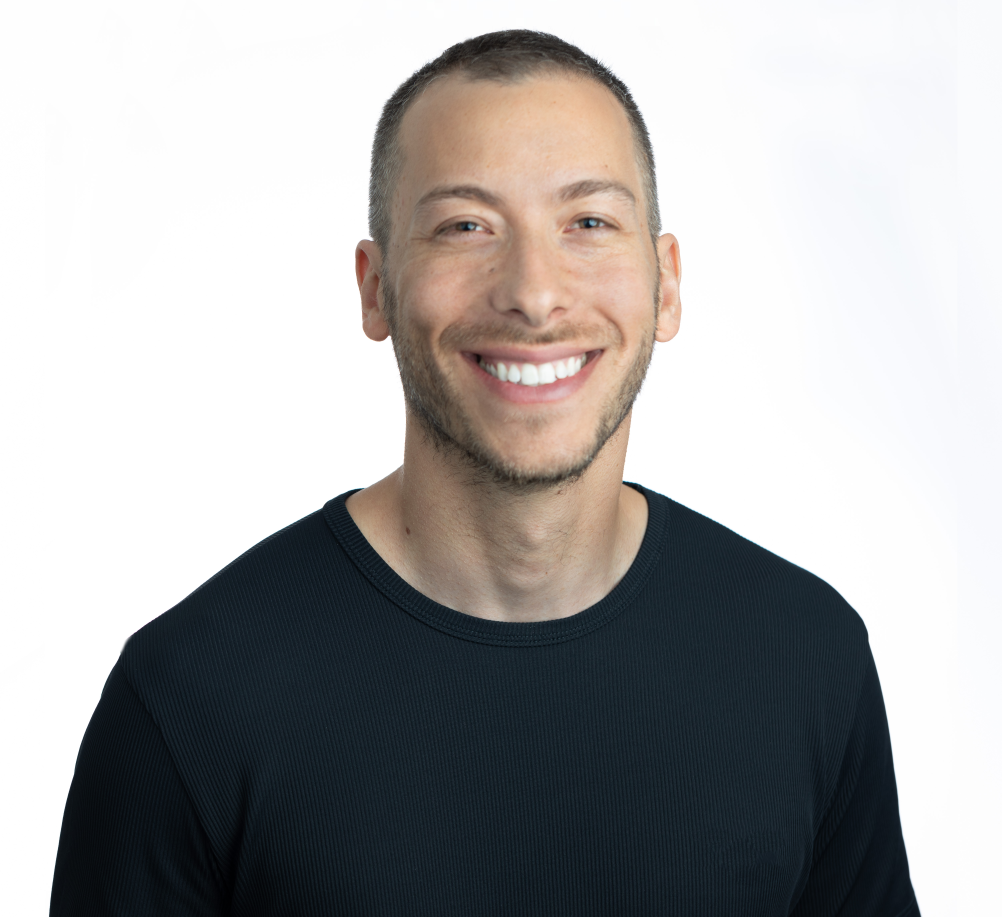
#> input picture assets/images/me.jpg, 5008 x 4584 px (shown at 1/5 size)
$ jupyter execute utils.ipynb
#> lines starting #> are read from the running program, lines starting #| are printed output that depends on the picture
[cell 1]
from PIL import Image

[cell 2]
me = Image.open('../assets/images/me.jpg')
#> me is the input picture: PIL image 5008x4584 RGB; mean R, G, B 168.6, 167.3, 167
w, h = me.size
#> w = 5008; h = 4584
print(w, h)
#| 5008 4584

[cell 3]
trim = (w - h) // 2
#> trim = 212
trim
#> Out = 212

[cell 4]
me_cropped = me.crop((trim, 0, w - trim, h))
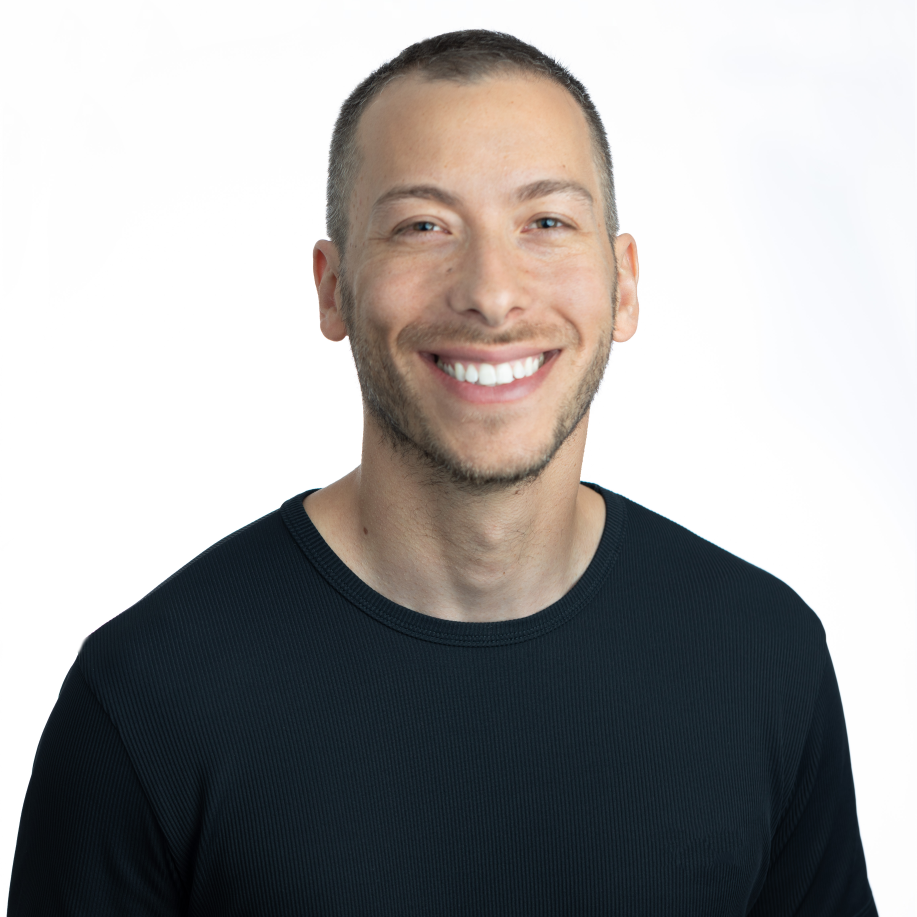
#> me_cropped: PIL image 4584x4584 RGB (shown at 1/5 size); mean R, G, B 160.9, 159.4, 159
me_cropped.size
#> Out = (4584, 4584)

[cell 5]
me_small = me_cropped.resize((240, 240))
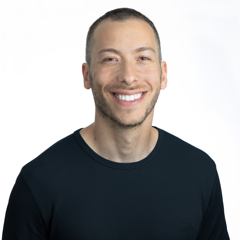
#> me_small: PIL image 240x240 RGB; mean R, G, B 160.9, 159.4, 159
me_small

$ run again, with assets/images/prison.jpg copied over assets/images/me.jpg
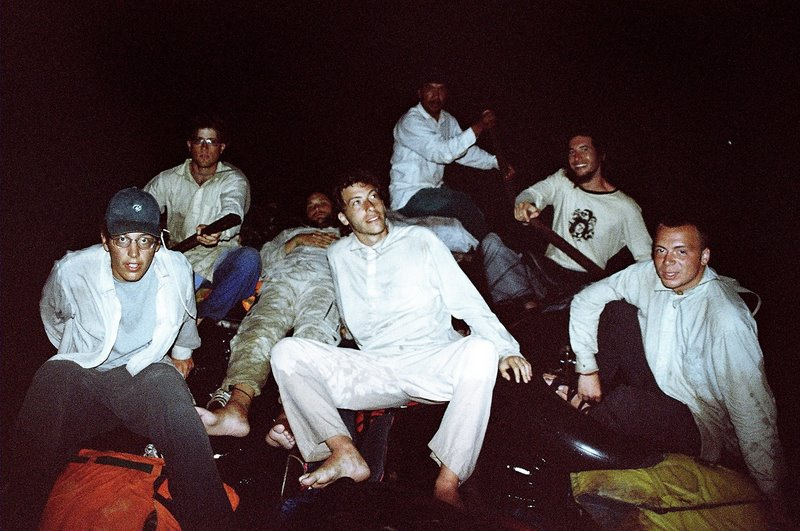
#> input picture assets/images/prison.jpg, 800 x 531 px
#> me is the input picture: PIL image 800x531 RGB; mean R, G, B 76.6, 62.4, 63.9
#| 800 531
#> `me_cropped = me.crop((trim, 0, w - trim, h))`:
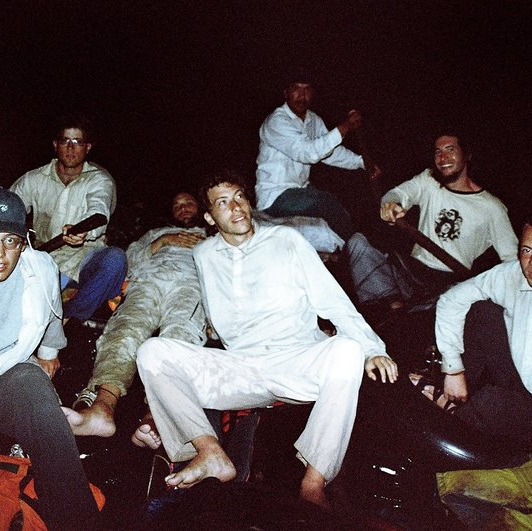
#> me_cropped: PIL image 532x531 RGB; mean R, G, B 83.7, 71.2, 72.8
#> `me_small = me_cropped.resize((240, 240))`:
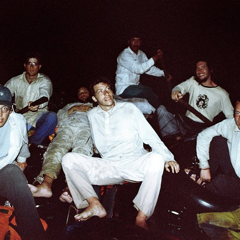
#> me_small: PIL image 240x240 RGB; mean R, G, B 83.7, 71.2, 72.8
